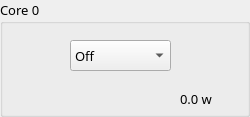
             <widget class="QGroupBox" name="gb_core0">
              <property name="font">
               <font>
                <family>LINE Seed Sans</family>
                <pointsize>10</pointsize>
               </font>
              </property>
              <property name="layoutDirection">
               <enum>Qt::LeftToRight</enum>
              </property>
              <property name="title">
               <string>Core 0</string>
              </property>
              <widget class="QComboBox" name="cb_core0">
               <property name="geometry">
                <rect>
                 <x>70</x>
                 <y>40</y>
                 <width>101</width>
                 <height>31</height>
                </rect>
               </property>
               <property name="font">
                <font>
                 <family>LINE Seed Sans KR</family>
                </font>
               </property>
               <property name="cursor">
                <cursorShape>PointingHandCursor</cursorShape>
               </property>
               <property name="toolTip">
                <string>&lt;html&gt;&lt;head/&gt;&lt;body&gt;&lt;p&gt;P-Core (Power Core) : 1초에 2만큼의 일을 처리하고 3W의 전력을 소비합니다.&lt;/p&gt;&lt;p&gt;E-Core (Efficiency Core) : 1초에 1만큼의 일을 처리하고 1W의 전력을 소비합니다.&lt;/p&gt;&lt;/body&gt;&lt;/html&gt;</string>
               </property>
               <item>
                <property name="text">
                 <string>Off</string>
                </property>
               </item>
               <item>
                <property name="text">
                 <string>P-Core</string>
                </property>
               </item>
               <item>
                <property name="text">
                 <string>E-Core</string>
                </property>
               </item>
              </widget>
              <widget class="QLabel" name="label_2">
               <property name="geometry">
                <rect>
                 <x>80</x>
                 <y>80</y>
                 <width>77</width>
                 <height>18</height>
                </rect>
               </property>
               <property name="text">
                <string/>
               </property>
              </widget>
              <widget class="QLabel" name="label_3">
               <property name="geometry">
                <rect>
                 <x>180</x>
                 <y>90</y>
                 <width>61</width>
                 <height>18</height>
                </rect>
               </property>
               <property name="font">
                <font>
                 <family>LINE Seed Sans</family>
                </font>
               </property>
               <property name="text">
                <string>0.0 w</string>
               </property>
              </widget>
             </widget>
